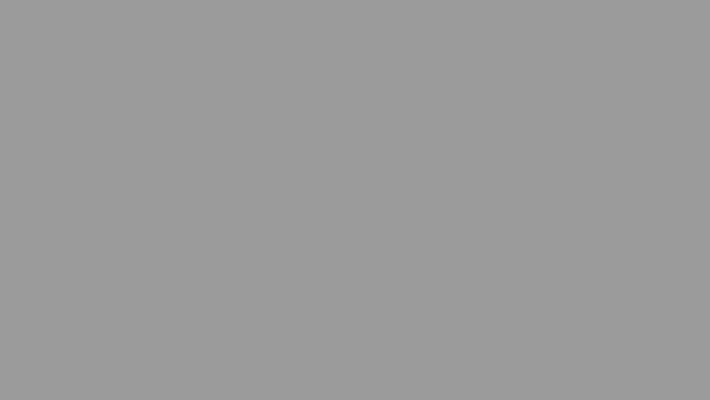
Frame 1 (no input)
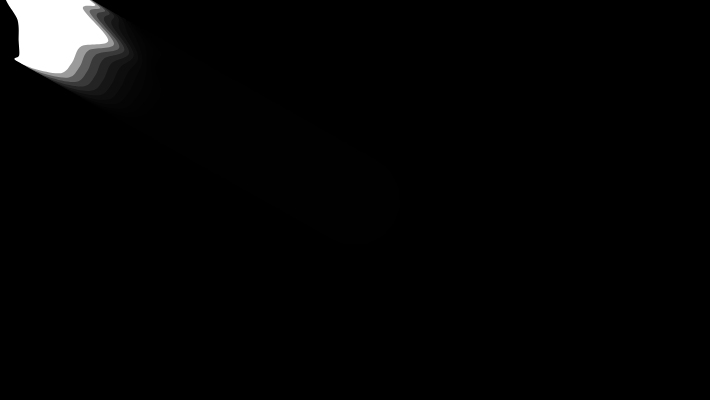
Frame 60 (no input)
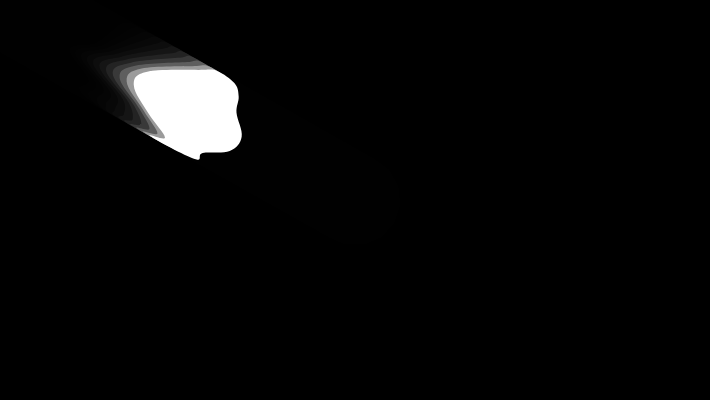
Frame 120 (the mouse pressed at the canvas centre since frame 60)

The p5.js sketch that drew these frames (run headless with seeded random() and noise() and a simulated clock; from frame 60 on, the mouse is pressed at the canvas centre):

// p5.js sketch
// ── sketch.js
/*
 * @name Soft Body
 * @arialabel White pentagon on a black screen that morphs into a blob as it follows the user’s mouse
 * @description Original example by Ira Greenberg.
 * <br><br>Softbody dynamics simulation using curveVertex() and curveTightness().
 */
// center point
let centerX = 0.0, centerY = 0.0;

let radius = 45, rotAngle = -90;
let accelX = 0.0, accelY = 0.0;
let deltaX = 0.0, deltaY = 0.0;
let springing = 0.0009, damping = 0.98;

//corner nodes
let nodes = 15;

//zero fill arrays
let nodeStartX = [];
let nodeStartY = [];
let nodeX = [];
let nodeY = [];
let angle = [];
let frequency = [];

// soft-body dynamics
let organicConstant = 1.0;

function setup() {
  createCanvas(710, 400);

  //center shape in window
  centerX = width / 2;
  centerY = height / 2;

  //initialize arrays to 0
  for (let i = 0; i < nodes; i++){
    nodeStartX[i] = 0;
    nodeStartY[i] = 0;
    nodeY[i] = 0;
    nodeY[i] = 0;
    angle[i] = 0;
  }

  // iniitalize frequencies for corner nodes
  for (let i = 0; i < nodes; i++){
    frequency[i] = random(5, 12);
  }

  noStroke();
  frameRate(30);
}

function draw() {
  //fade background
  fill(0, 100);
  rect(0, 0, width, height);
  drawShape();
  moveShape();
}

function drawShape() {
  //  calculate node  starting locations
  for (let i = 0; i < nodes; i++){
    nodeStartX[i] = centerX + cos(radians(rotAngle)) * radius;
    nodeStartY[i] = centerY + sin(radians(rotAngle)) * radius;
    rotAngle += 360.0 / nodes;
  }

  // draw polygon
  curveTightness(organicConstant);
  fill(255);
  beginShape();
  for (let i = 0; i < nodes; i++){
    curveVertex(nodeX[i], nodeY[i]);
  }
  for (let i = 0; i < nodes-1; i++){
    curveVertex(nodeX[i], nodeY[i]);
  }
  endShape(CLOSE);
}

function moveShape() {
  //move center point
  deltaX = mouseX - centerX;
  deltaY = mouseY - centerY;

  // create springing effect
  deltaX *= springing;
  deltaY *= springing;
  accelX += deltaX;
  accelY += deltaY;

  // move predator's center
  centerX += accelX;
  centerY += accelY;

  // slow down springing
  accelX *= damping;
  accelY *= damping;

  // change curve tightness
  organicConstant = 1 - ((abs(accelX) + abs(accelY)) * 0.1);

  //move nodes
  for (let i = 0; i < nodes; i++){
    nodeX[i] = nodeStartX[i] + sin(radians(angle[i])) * (accelX * 2);
    nodeY[i] = nodeStartY[i] + sin(radians(angle[i])) * (accelY * 2);
    angle[i] += frequency[i];
  }
}
